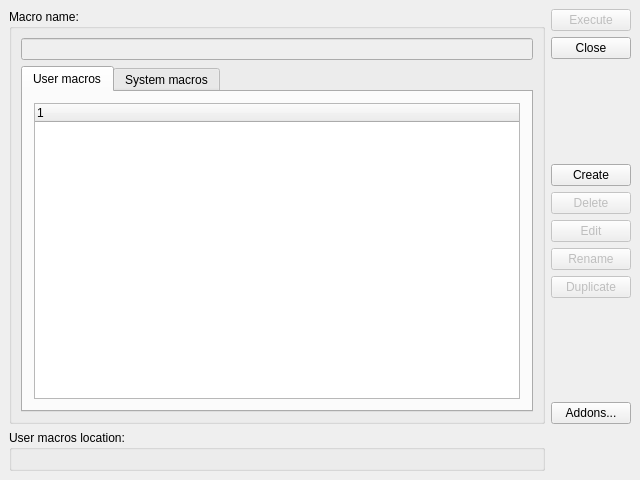
<?xml version="1.0" encoding="UTF-8"?>
<ui version="4.0">
 <class>Gui::Dialog::DlgMacroExecute</class>
 <widget class="QDialog" name="Gui::Dialog::DlgMacroExecute">
  <property name="geometry">
   <rect>
    <x>0</x>
    <y>0</y>
    <width>640</width>
    <height>480</height>
   </rect>
  </property>
  <property name="windowTitle">
   <string>Execute macro</string>
  </property>
  <property name="modal">
   <bool>true</bool>
  </property>
  <layout class="QGridLayout">
   <property name="leftMargin">
    <number>9</number>
   </property>
   <property name="topMargin">
    <number>9</number>
   </property>
   <property name="rightMargin">
    <number>9</number>
   </property>
   <property name="bottomMargin">
    <number>9</number>
   </property>
   <property name="spacing">
    <number>6</number>
   </property>
   <item row="0" column="0">
    <layout class="QGridLayout">
     <property name="leftMargin">
      <number>0</number>
     </property>
     <property name="topMargin">
      <number>0</number>
     </property>
     <property name="rightMargin">
      <number>0</number>
     </property>
     <property name="bottomMargin">
      <number>0</number>
     </property>
     <property name="spacing">
      <number>6</number>
     </property>
     <item row="0" column="0">
      <widget class="QGroupBox" name="MacroNameGroup">
       <property name="title">
        <string>Macro name:</string>
       </property>
       <layout class="QGridLayout">
        <property name="leftMargin">
         <number>9</number>
        </property>
        <property name="topMargin">
         <number>9</number>
        </property>
        <property name="rightMargin">
         <number>9</number>
        </property>
        <property name="bottomMargin">
         <number>9</number>
        </property>
        <property name="spacing">
         <number>6</number>
        </property>
        <item row="1" column="0">
         <widget class="QTabWidget" name="tabMacroWidget">
          <property name="tabPosition">
           <enum>QTabWidget::North</enum>
          </property>
          <property name="currentIndex">
           <number>0</number>
          </property>
          <widget class="QWidget" name="userSpecificTab">
           <attribute name="title">
            <string>User macros</string>
           </attribute>
           <layout class="QVBoxLayout" name="verticalLayout_2">
            <item>
             <widget class="QTreeWidget" name="userMacroListBox">
              <property name="sizePolicy">
               <sizepolicy hsizetype="Expanding" vsizetype="Expanding">
                <horstretch>0</horstretch>
                <verstretch>0</verstretch>
               </sizepolicy>
              </property>
              <property name="rootIsDecorated">
               <bool>false</bool>
              </property>
              <column>
               <property name="text">
                <string notr="true">1</string>
               </property>
              </column>
             </widget>
            </item>
           </layout>
          </widget>
          <widget class="QWidget" name="systemWideTag">
           <attribute name="title">
            <string>System macros</string>
           </attribute>
           <layout class="QVBoxLayout" name="verticalLayout">
            <item>
             <widget class="QTreeWidget" name="systemMacroListBox">
              <property name="sizePolicy">
               <sizepolicy hsizetype="Expanding" vsizetype="Expanding">
                <horstretch>0</horstretch>
                <verstretch>0</verstretch>
               </sizepolicy>
              </property>
              <property name="rootIsDecorated">
               <bool>false</bool>
              </property>
              <column>
               <property name="text">
                <string notr="true">1</string>
               </property>
              </column>
             </widget>
            </item>
           </layout>
          </widget>
         </widget>
        </item>
        <item row="0" column="0">
         <widget class="QLineEdit" name="LineEditMacroName">
          <property name="enabled">
           <bool>false</bool>
          </property>
         </widget>
        </item>
       </layout>
      </widget>
     </item>
     <item row="1" column="0">
      <widget class="QGroupBox" name="DestinationGroup">
       <property name="title">
        <string>User macros location:</string>
       </property>
       <layout class="QGridLayout">
        <property name="leftMargin">
         <number>9</number>
        </property>
        <property name="topMargin">
         <number>9</number>
        </property>
        <property name="rightMargin">
         <number>9</number>
        </property>
        <property name="bottomMargin">
         <number>9</number>
        </property>
        <property name="spacing">
         <number>6</number>
        </property>
        <item row="0" column="0">
         <widget class="Gui::FileChooser" name="fileChooser" native="true">
          <property name="focusPolicy">
           <enum>Qt::StrongFocus</enum>
          </property>
          <property name="mode" >
           <enum>Gui::FileChooser::Directory</enum>
          </property>
         </widget>
        </item>
       </layout>
      </widget>
     </item>
     <item row="0" column="1">
      <layout class="QVBoxLayout">
       <property name="spacing">
        <number>6</number>
       </property>
       <property name="leftMargin">
        <number>0</number>
       </property>
       <property name="topMargin">
        <number>0</number>
       </property>
       <property name="rightMargin">
        <number>0</number>
       </property>
       <property name="bottomMargin">
        <number>0</number>
       </property>
       <item>
        <widget class="QPushButton" name="executeButton">
         <property name="enabled">
          <bool>false</bool>
         </property>
         <property name="text">
          <string>Execute</string>
         </property>
        </widget>
       </item>
       <item>
        <widget class="QPushButton" name="closeButton">
         <property name="text">
          <string>Close</string>
         </property>
        </widget>
       </item>
       <item>
        <spacer>
         <property name="orientation">
          <enum>Qt::Vertical</enum>
         </property>
         <property name="sizeType">
          <enum>QSizePolicy::Expanding</enum>
         </property>
         <property name="sizeHint" stdset="0">
          <size>
           <width>77</width>
           <height>34</height>
          </size>
         </property>
        </spacer>
       </item>
       <item>
        <widget class="QPushButton" name="createButton">
         <property name="enabled">
          <bool>true</bool>
         </property>
         <property name="text">
          <string>Create</string>
         </property>
        </widget>
       </item>
       <item>
        <widget class="QPushButton" name="deleteButton">
         <property name="enabled">
          <bool>false</bool>
         </property>
         <property name="text">
          <string>Delete</string>
         </property>
        </widget>
       </item>
       <item>
        <widget class="QPushButton" name="editButton">
         <property name="enabled">
          <bool>false</bool>
         </property>
         <property name="text">
          <string>Edit</string>
         </property>
        </widget>
       </item>
       <item>
        <widget class="QPushButton" name="renameButton">
         <property name="enabled">
          <bool>false</bool>
         </property>
         <property name="text">
          <string>Rename</string>
         </property>
        </widget>
       </item>
       <item>
        <widget class="QPushButton" name="duplicateButton">
         <property name="text">
         <string>Duplicate</string>
         </property>
         <property name="enabled">
         <bool>false</bool>
         </property>
         </widget>
       </item>
       <item>
        <spacer>
         <property name="orientation">
          <enum>Qt::Vertical</enum>
         </property>
         <property name="sizeHint" stdset="0">
          <size>
           <width>20</width>
           <height>40</height>
          </size>
         </property>
        </spacer>
       </item>
       <item>
        <widget class="QPushButton" name="addonsButton">
         <property name="enabled">
          <bool>true</bool>
         </property>
         <property name="text">
          <string>Addons...</string>
         </property>
        </widget>
       </item>
      </layout>
     </item>
    </layout>
   </item>
  </layout>
 </widget>
 <layoutdefault spacing="6" margin="11"/>
 <customwidgets>
  <customwidget>
   <class>Gui::FileChooser</class>
   <extends>QWidget</extends>
   <header>Gui/FileDialog.h</header>
  </customwidget>
 </customwidgets>
 <tabstops>
  <tabstop>LineEditMacroName</tabstop>
  <tabstop>executeButton</tabstop>
  <tabstop>closeButton</tabstop>
  <tabstop>createButton</tabstop>
  <tabstop>deleteButton</tabstop>
  <tabstop>editButton</tabstop>
  <tabstop>renameButton</tabstop>
  <tabstop>duplicateButton</tabstop>
  <tabstop>addonsButton</tabstop>
  <tabstop>fileChooser</tabstop>
 </tabstops>
 <resources/>
 <connections>
  <connection>
   <sender>closeButton</sender>
   <signal>clicked()</signal>
   <receiver>Gui::Dialog::DlgMacroExecute</receiver>
   <slot>reject()</slot>
   <hints>
    <hint type="sourcelabel">
     <x>268</x>
     <y>42</y>
    </hint>
    <hint type="destinationlabel">
     <x>20</x>
     <y>20</y>
    </hint>
   </hints>
  </connection>
  <connection>
   <sender>userMacroListBox</sender>
   <signal>itemDoubleClicked(QTreeWidgetItem*,int)</signal>
   <receiver>Gui::Dialog::DlgMacroExecute</receiver>
   <slot>accept()</slot>
   <hints>
    <hint type="sourcelabel">
     <x>110</x>
     <y>110</y>
    </hint>
    <hint type="destinationlabel">
     <x>281</x>
     <y>281</y>
    </hint>
   </hints>
  </connection>
  <connection>
   <sender>systemMacroListBox</sender>
   <signal>itemDoubleClicked(QTreeWidgetItem*,int)</signal>
   <receiver>Gui::Dialog::DlgMacroExecute</receiver>
   <slot>accept()</slot>
   <hints>
    <hint type="sourcelabel">
     <x>110</x>
     <y>110</y>
    </hint>
    <hint type="destinationlabel">
     <x>281</x>
     <y>281</y>
    </hint>
   </hints>
  </connection>
  <connection>
   <sender>executeButton</sender>
   <signal>clicked()</signal>
   <receiver>Gui::Dialog::DlgMacroExecute</receiver>
   <slot>accept()</slot>
   <hints>
    <hint type="sourcelabel">
     <x>317</x>
     <y>16</y>
    </hint>
    <hint type="destinationlabel">
     <x>302</x>
     <y>319</y>
    </hint>
   </hints>
  </connection>
 </connections>
</ui>
